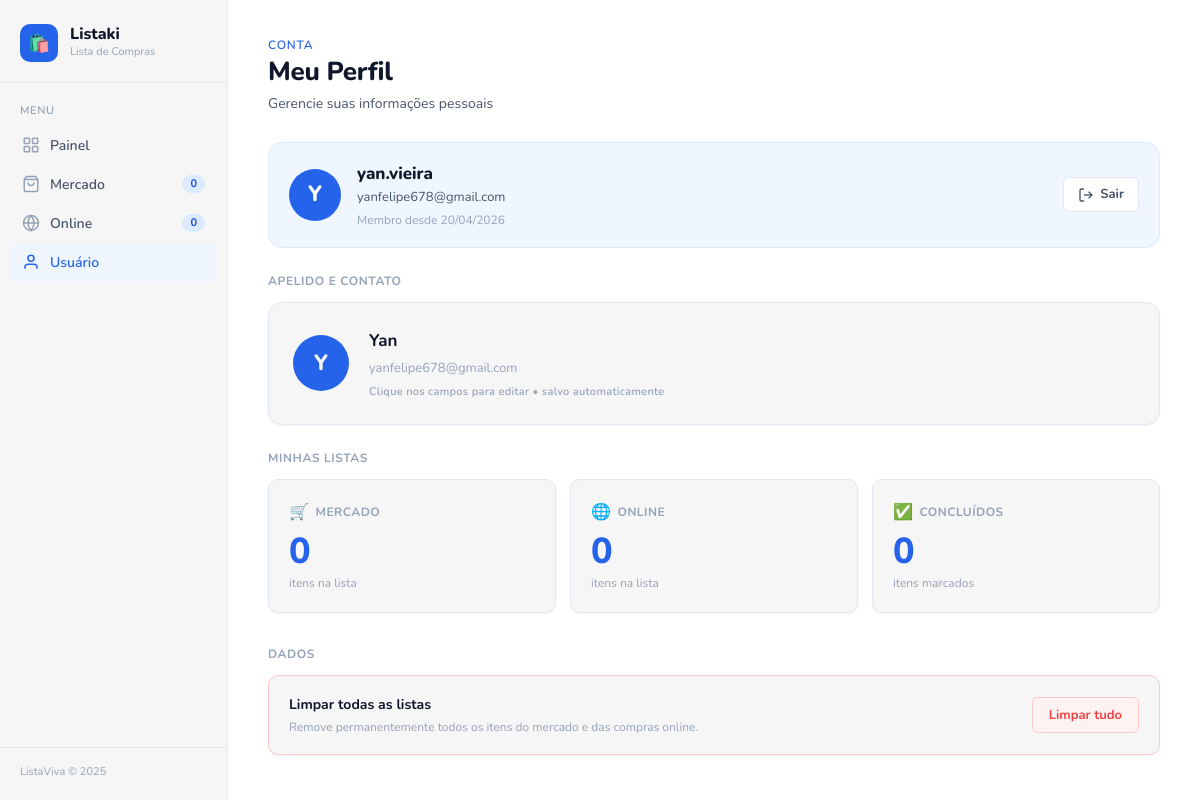
Screenshot of /usuario/ (signed in) with the database file from the repository.
### usuario/models.py (models this page shows, shortened)
class UserProfile(models.Model):
    name       = models.CharField(max_length=100, default='Usuário')
    email      = models.EmailField(blank=True, default='')
    updated_at = models.DateTimeField(auto_now=True)
    class Meta:
        verbose_name = 'Perfil do Usuário'
        verbose_name_plural = 'Perfis de Usuários'
    @classmethod
    def get_instance(cls):
        obj, _ = cls.objects.get_or_create(pk=1)
        return obj

### core/views.py (the view)
# urls.py: path('usuario/',  views.usuario_page, name='usuario'),
@login_required
def usuario_page(request):
    profile = UserProfile.get_instance()
    mercado_total = MercadoItem.objects.count()
    online_total  = ItemOnline.objects.count()
    done_total    = (
        MercadoItem.objects.filter(checked=True).count()
        + ItemOnline.objects.filter(checked=True).count()
    )
    return render(request, 'usuario.html', {
        'active_page':   'usuario',
        'profile':       profile,
        'mercado_total': mercado_total,
        'online_total':  online_total,
        'done_total':    done_total,
    })

### template/usuario.html (shortened to what this page needs)
{% load static %}
<!DOCTYPE html>
<html lang="pt-BR">
<head>
  <link rel="stylesheet" href="{% static 'styles/style.css' %}" />
</head>
<body>
<div id="app">
  <aside id="sidebar">
    <div class="sidebar-brand">
      <div class="brand-icon">🛍️</div>
      <div>
        <div class="brand-name">Listaki</div>
        <div class="brand-tagline">Lista de Compras</div>
      </div>
    </div>
    <div class="sidebar-section">
      <div class="sidebar-label">Menu</div>
      <a href="/" class="nav-item">
        <svg class="nav-icon" viewBox="0 0 24 24" fill="none" stroke="currentColor" stroke-width="2">
          <rect x="3" y="3" width="7" height="7" rx="1"/>
          <rect x="14" y="3" width="7" height="7" rx="1"/>
          <rect x="3" y="14" width="7" height="7" rx="1"/>
          <rect x="14" y="14" width="7" height="7" rx="1"/>
        </svg>
        Painel
      </a>
      <a href="/mercado/" class="nav-item">
        <svg class="nav-icon" viewBox="0 0 24 24" fill="none" stroke="currentColor" stroke-width="2">
          <path d="M6 2L3 6v14a2 2 0 002 2h14a2 2 0 002-2V6l-3-4z"/>
          <line x1="3" y1="6" x2="21" y2="6"/>
          <path d="M16 10a4 4 0 01-8 0"/>
        </svg>
        Mercado
        <span class="nav-badge" id="badge-mercado">0</span>
      </a>
      <a href="/online/" class="nav-item">
        <svg class="nav-icon" viewBox="0 0 24 24" fill="none" stroke="currentColor" stroke-width="2">
          <circle cx="12" cy="12" r="10"/>
          <line x1="2" y1="12" x2="22" y2="12"/>
          <path d="M12 2a15.3 15.3 0 014 10 15.3 15.3 0 01-4 10 15.3 15.3 0 01-4-10 15.3 15.3 0 014-10z"/>
        </svg>
        Online
        <span class="nav-badge" id="badge-online">0</span>
      </a>
      <a href="/usuario/" class="nav-item active">
        <svg class="nav-icon" viewBox="0 0 24 24" fill="none" stroke="currentColor" stroke-width="2">
          <path d="M20 21v-2a4 4 0 00-4-4H8a4 4 0 00-4 4v2"/>
          <circle cx="12" cy="7" r="4"/>
        </svg>
        Usuário
      </a>
    </div>
    <div class="sidebar-footer">ListaViva © 2025</div>
  </aside>
  <main id="main">
    <div class="page-header">
      <div class="eyebrow">Conta</div>
      <h1>Meu Perfil</h1>
      <p>Gerencie suas informações pessoais</p>
    </div>
    <div class="user-info-card">
      <div class="user-info-avatar">{{ request.user.username|first|upper }}</div>
      <div class="user-info-details">
        <div class="user-info-name">{{ request.user.username }}</div>
        {% if request.user.email %}
        <div class="user-info-email">{{ request.user.email }}</div>
        {% endif %}
        <div class="user-info-meta">Membro desde {{ request.user.date_joined|date:"d/m/Y" }}</div>
      </div>
      <a href="/logout/" class="btn-logout">
        <svg viewBox="0 0 24 24" fill="none" stroke="currentColor" stroke-width="2" width="16" height="16">
          <path d="M9 21H5a2 2 0 01-2-2V5a2 2 0 012-2h4"/>
          <polyline points="16 17 21 12 16 7"/>
          <line x1="21" y1="12" x2="9" y2="12"/>
        </svg>
        Sair
      </a>
    </div>
    <p class="section-label" style="margin-top:24px;">Apelido e contato</p>
    <div class="profile-card">
      <div class="avatar" id="avatar">{{ profile.name|first|upper }}</div>
      <div class="profile-fields">
        <input class="profile-field name-field"  id="profile-name"  type="text" placeholder="Seu apelido" value="{{ profile.name }}" />
        <input class="profile-field email-field" id="profile-email" type="text" placeholder="contato@email.com" value="{{ profile.email }}" />
        <div class="profile-hint">Clique nos campos para editar • salvo automaticamente</div>
      </div>
    </div>
    <p class="section-label">Minhas listas</p>
    <div class="stats-grid" style="margin-bottom: 32px;">
      <div class="stat-card">
        <div class="s-label"><span class="stat-icon">🛒</span> Mercado</div>
        <div class="s-value" id="stat-mercado">{{ mercado_total }}</div>
        <div class="s-sub">itens na lista</div>
      </div>
      <div class="stat-card">
        <div class="s-label"><span class="stat-icon">🌐</span> Online</div>
        <div class="s-value" id="stat-online">{{ online_total }}</div>
        <div class="s-sub">itens na lista</div>
      </div>
      <div class="stat-card">
        <div class="s-label"><span class="stat-icon">✅</span> Concluídos</div>
        <div class="s-value" id="stat-done">{{ done_total }}</div>
        <div class="s-sub">itens marcados</div>
      </div>
    </div>
    <p class="section-label">Dados</p>
    <div class="danger-zone">
      <div class="danger-info">
        <div class="danger-title">Limpar todas as listas</div>
        <div class="danger-desc">Remove permanentemente todos os itens do mercado e das compras online.</div>
      </div>
      <button class="btn-danger" onclick="confirmClear()">Limpar tudo</button>
    </div>
  </main>
</div>
</body>
</html>

### rows the page displays
UserProfile: name|first "Y", name "Yan", email "yanfelipe678@gmail.com"

### other values shown
{{ request.user.username|first|upper }} "Y"
{{ request.user.username }} "yan.vieira"
{{ request.user.email }} "yanfelipe678@gmail.com"
{{ request.user.date_joined|date:"d/m/Y" }} "20/04/2026"
{{ mercado_total }} "0"
{{ online_total }} "0"
{{ done_total }} "0"
